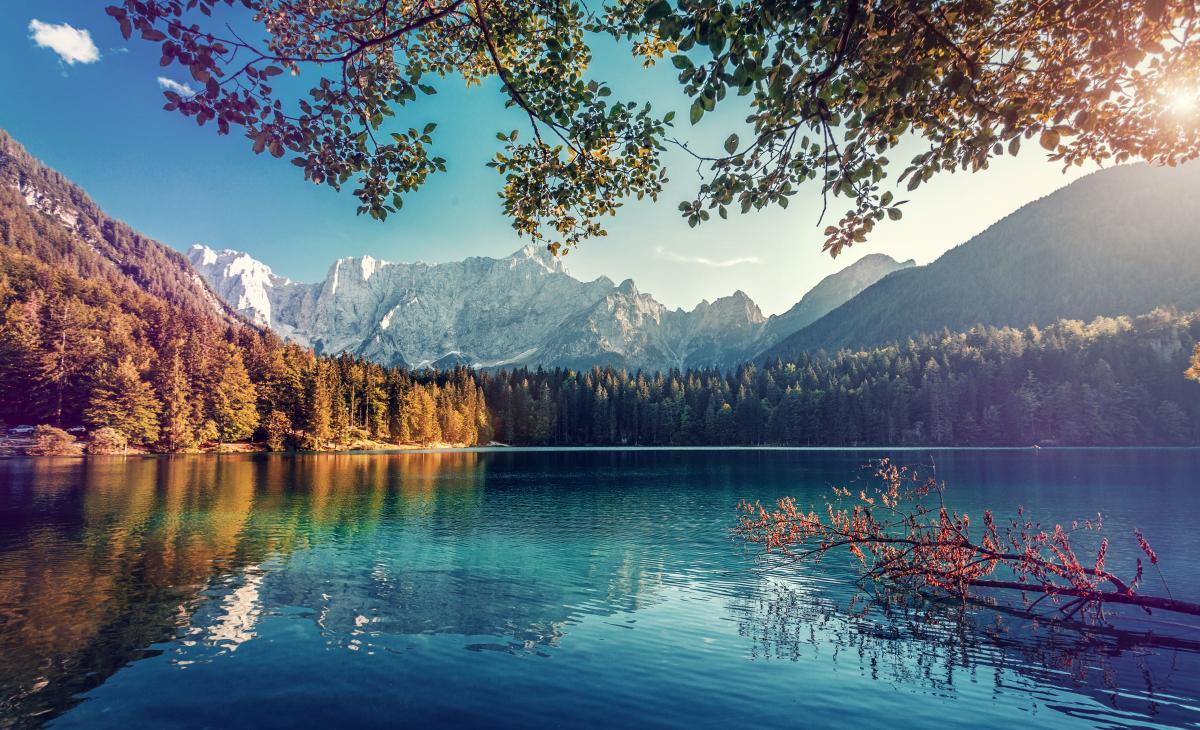
#> input picture python/pic2.jpg, 1200 x 730 px
$ python image_splitter.py
#> lines starting #> are read from the running program, lines starting #| are printed output that depends on the picture
from PIL import Image


def split(img):
    sz = img.size
    pixel = img.load()
    img1 = Image.new("RGB", sz)
    img2 = Image.new("RGB", sz)
    img3 = Image.new("RGB", sz)
    pix1 = img1.load()
    pix2 = img2.load()
    pix3 = img3.load()
    for i in range(0, sz[0]):
        for j in range(0, sz[1]):
            col = pixel[i, j]
            pix1[i, j] = (col[0], 0, 0)
            pix2[i, j] = (0, col[1], 0)
            pix3[i, j] = (0, 0, col[2])
    return (img1, img2, img3)


im = Image.open(r"pic2.jpg")
#> im is the input picture: PIL image 1200x730 RGB; mean R, G, B 97.1, 110.3, 119.8
new_img = split(im)
#> in split, `img1 = Image.new("RGB", sz)`: img1: PIL image 1200x730 RGB; every value is 0
im.show()
new_img[0].show()
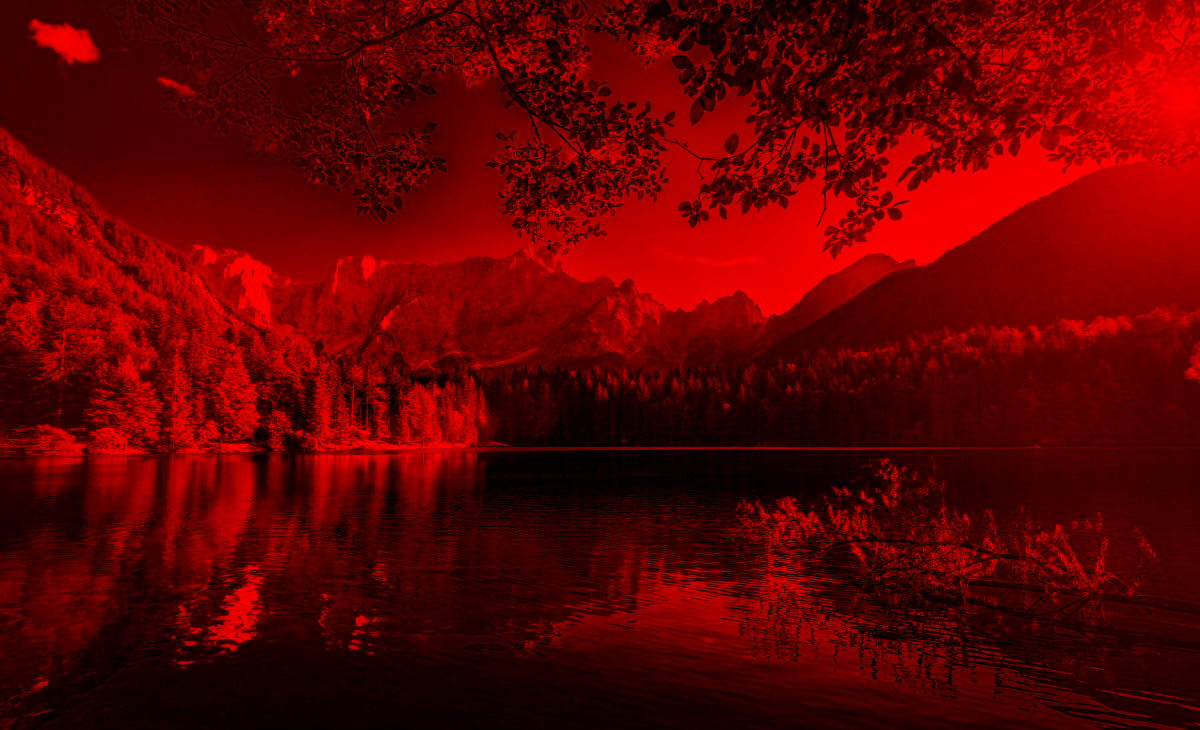
#> shown: PIL image 1200x730 RGB; mean R, G, B 97.1, 0, 0
new_img[1].show()
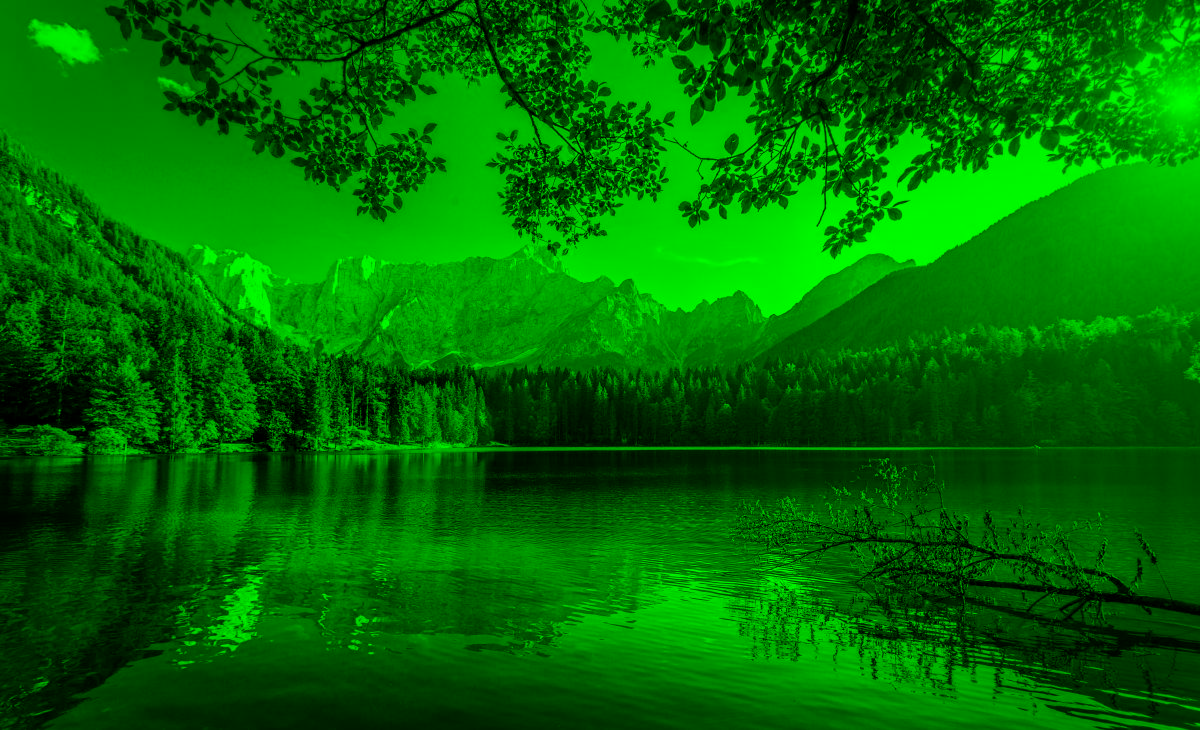
#> shown: PIL image 1200x730 RGB; mean R, G, B 0, 110.3, 0
new_img[2].show()
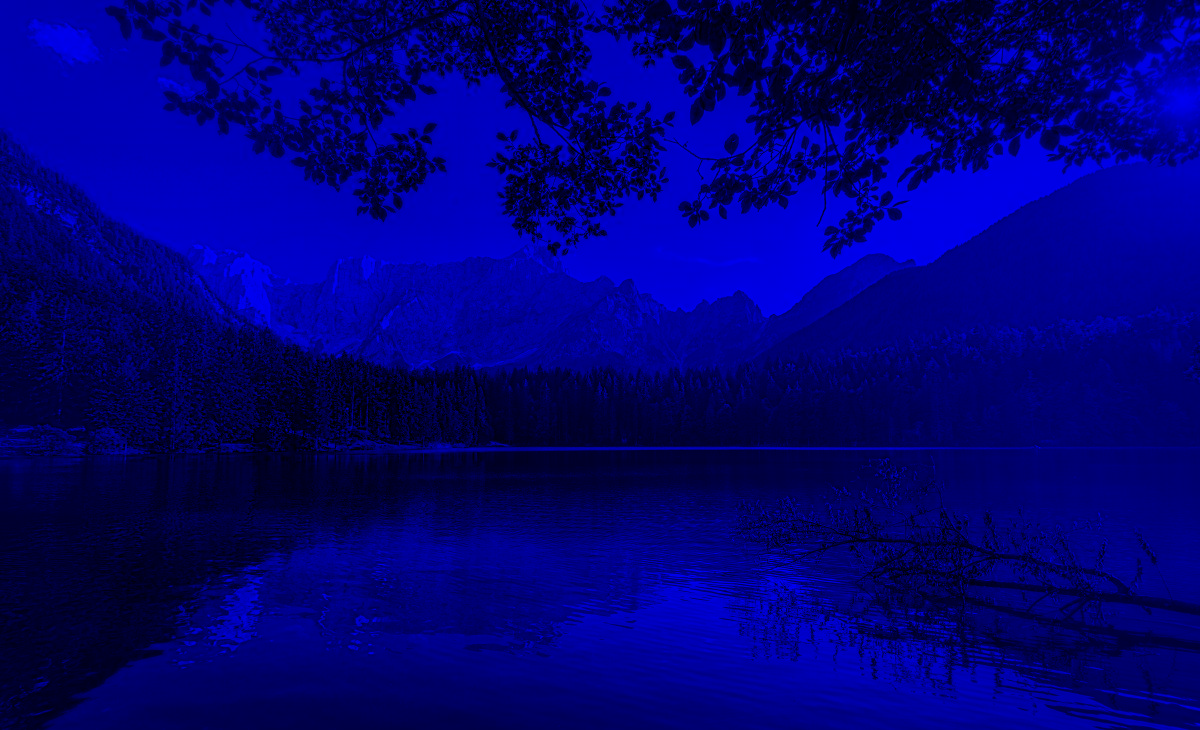
#> shown: PIL image 1200x730 RGB; mean R, G, B 0, 0, 119.8

$ run again, with python/pic.jpg copied over python/pic2.jpg
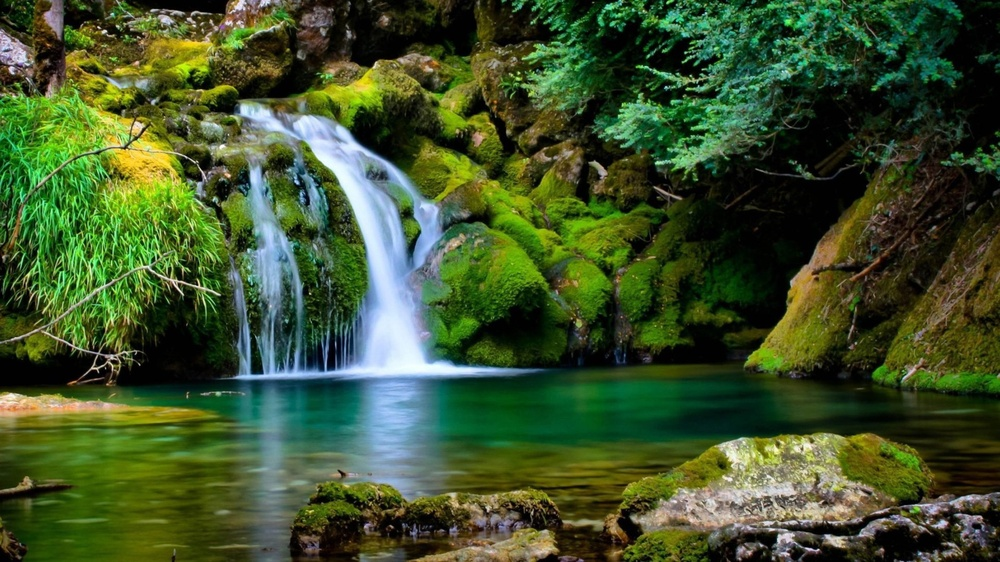
#> input picture python/pic.jpg, 1000 x 562 px, shrunk from 3170 x 1783 before the run
#> im is the input picture: PIL image 1000x562 RGB; mean R, G, B 62.9, 82.5, 43.5
#> img1: PIL image 1000x562 RGB; every value is 0
#> `new_img[1].show()`:
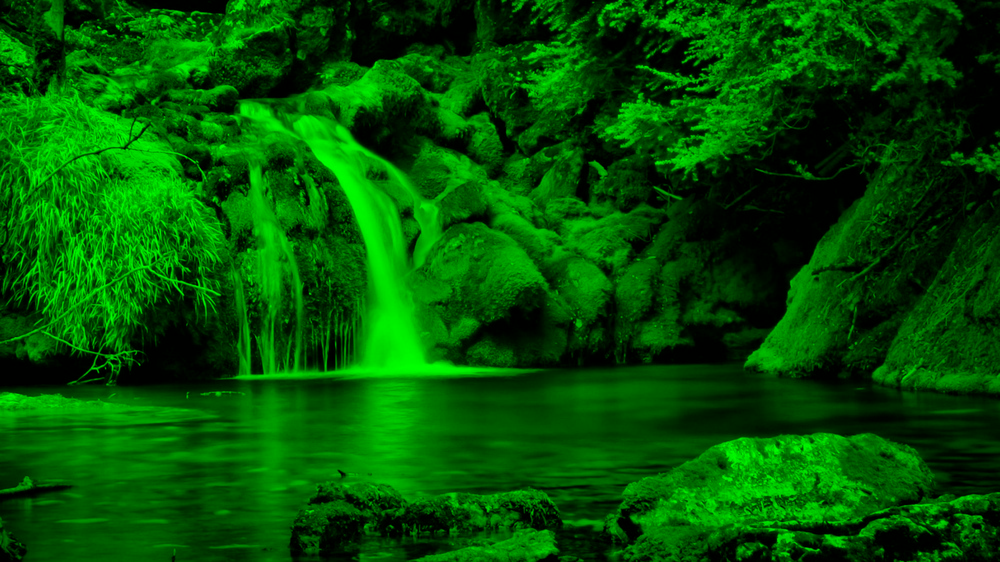
#> shown: PIL image 1000x562 RGB; mean R, G, B 0, 82.5, 0
#> `new_img[2].show()`:
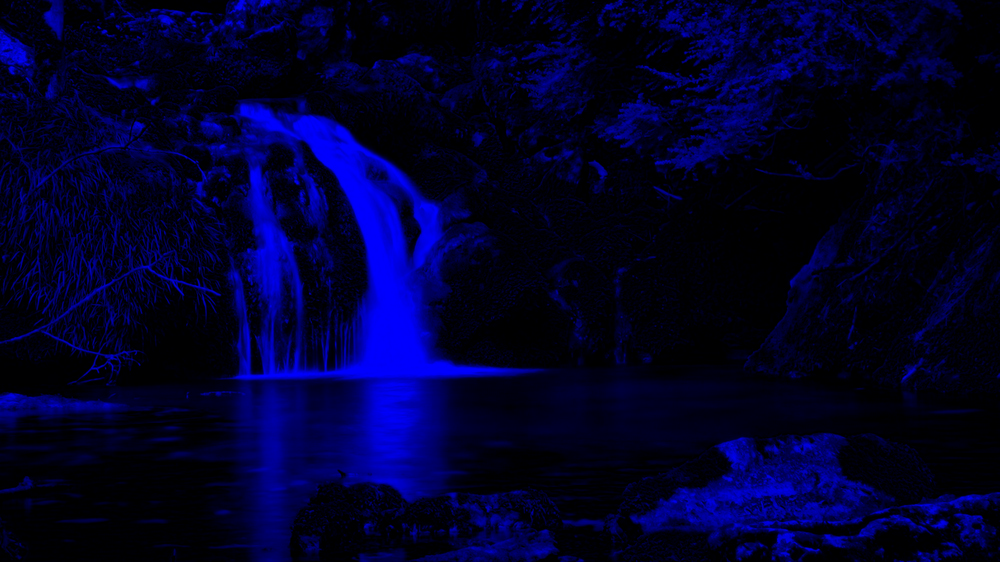
#> shown: PIL image 1000x562 RGB; mean R, G, B 0, 0, 43.5
